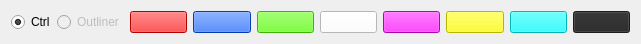
      <widget class="QWidget" name="layoutWidget">
       <property name="geometry">
        <rect>
         <x>9</x>
         <y>180</y>
         <width>641</width>
         <height>30</height>
        </rect>
       </property>
       <layout class="QHBoxLayout" name="horizontalLayout_17">
        <item>
         <widget class="QRadioButton" name="radioButton_5">
          <property name="maximumSize">
           <size>
            <width>40</width>
            <height>25</height>
           </size>
          </property>
          <property name="text">
           <string>Ctrl</string>
          </property>
          <property name="checked">
           <bool>true</bool>
          </property>
         </widget>
        </item>
        <item>
         <widget class="QRadioButton" name="radioButton_6">
          <property name="enabled">
           <bool>false</bool>
          </property>
          <property name="text">
           <string>Outliner</string>
          </property>
         </widget>
        </item>
        <item>
         <widget class="QPushButton" name="RedBtn">
          <property name="enabled">
           <bool>true</bool>
          </property>
          <property name="styleSheet">
           <string notr="true">background-color: rgb(255, 0, 0);</string>
          </property>
          <property name="text">
           <string/>
          </property>
         </widget>
        </item>
        <item>
         <widget class="QPushButton" name="BlueBtn">
          <property name="enabled">
           <bool>true</bool>
          </property>
          <property name="styleSheet">
           <string notr="true">background-color: rgb(0, 85, 255);</string>
          </property>
          <property name="text">
           <string/>
          </property>
         </widget>
        </item>
        <item>
         <widget class="QPushButton" name="GreenBtn">
          <property name="enabled">
           <bool>true</bool>
          </property>
          <property name="styleSheet">
           <string notr="true">background-color: rgb(85, 255, 0);</string>
          </property>
          <property name="text">
           <string/>
          </property>
         </widget>
        </item>
        <item>
         <widget class="QPushButton" name="WhiteBtn">
          <property name="enabled">
           <bool>true</bool>
          </property>
          <property name="styleSheet">
           <string notr="true">background-color: rgb(255, 255, 255);</string>
          </property>
          <property name="text">
           <string/>
          </property>
         </widget>
        </item>
        <item>
         <widget class="QPushButton" name="PurpleBtn">
          <property name="enabled">
           <bool>true</bool>
          </property>
          <property name="styleSheet">
           <string notr="true">background-color: rgb(255, 0, 255);</string>
          </property>
          <property name="text">
           <string/>
          </property>
         </widget>
        </item>
        <item>
         <widget class="QPushButton" name="YellowBtn">
          <property name="enabled">
           <bool>true</bool>
          </property>
          <property name="styleSheet">
           <string notr="true">background-color: rgb(255, 255, 0);</string>
          </property>
          <property name="text">
           <string/>
          </property>
         </widget>
        </item>
        <item>
         <widget class="QPushButton" name="LightBlueBtn">
          <property name="enabled">
           <bool>true</bool>
          </property>
          <property name="styleSheet">
           <string notr="true">background-color: rgb(0, 255, 255);</string>
          </property>
          <property name="text">
           <string/>
          </property>
         </widget>
        </item>
        <item>
         <widget class="QPushButton" name="GreyBtn">
          <property name="enabled">
           <bool>true</bool>
          </property>
          <property name="styleSheet">
           <string notr="true">background-color: rgb(39, 39, 39)</string>
          </property>
          <property name="text">
           <string/>
          </property>
         </widget>
        </item>
       </layout>
      </widget>
